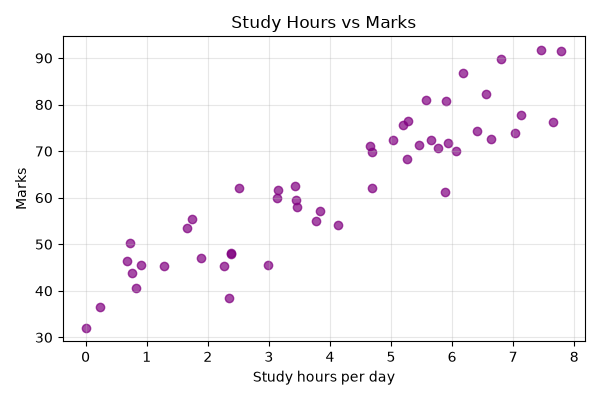

Write the Python code that produced this figure.
# scatter_plot.py
# Scatter plot = is there a relationship between two numeric columns?

import matplotlib
matplotlib.use("Agg")
import matplotlib.pyplot as plt
import numpy as np

rng = np.random.default_rng(seed=3)
study_hours = rng.uniform(0, 8, size=50)                         # 50 students
marks = 35 + study_hours * 7 + rng.normal(0, 6, size=50)         # more hours -> more marks

plt.figure(figsize=(6, 4))
plt.scatter(study_hours, marks, color="purple", alpha=0.7)       # alpha = transparency
plt.title("Study Hours vs Marks")
plt.xlabel("Study hours per day")
plt.ylabel("Marks")
plt.grid(True, alpha=0.3)
plt.tight_layout()
plt.savefig("scatter_plot.png")

# The correlation number tells us how strong the straight-line relationship is
correlation = np.corrcoef(study_hours, marks)[0, 1]
print("Saved scatter_plot.png | correlation =", round(correlation, 2))
